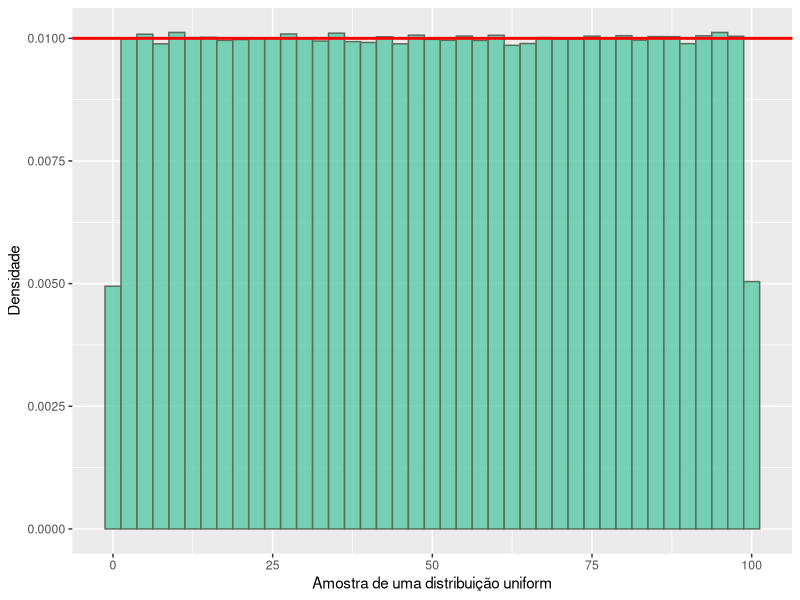
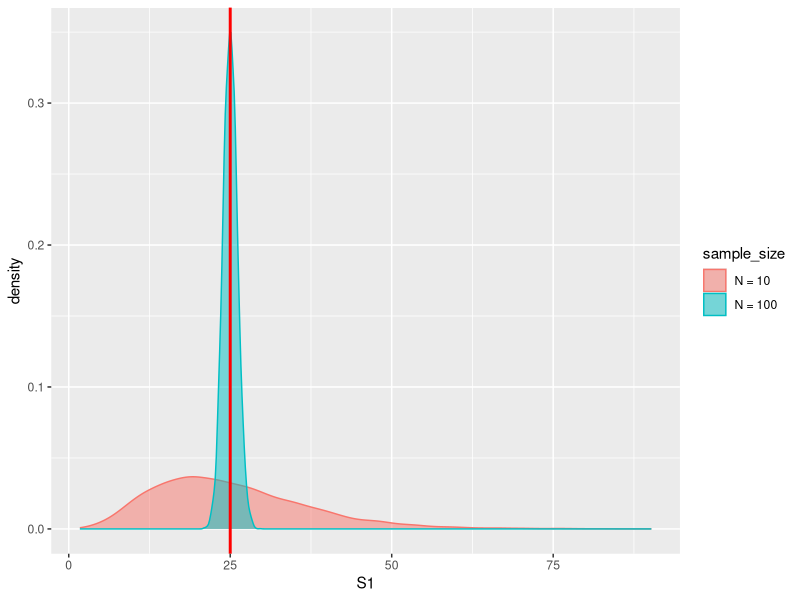
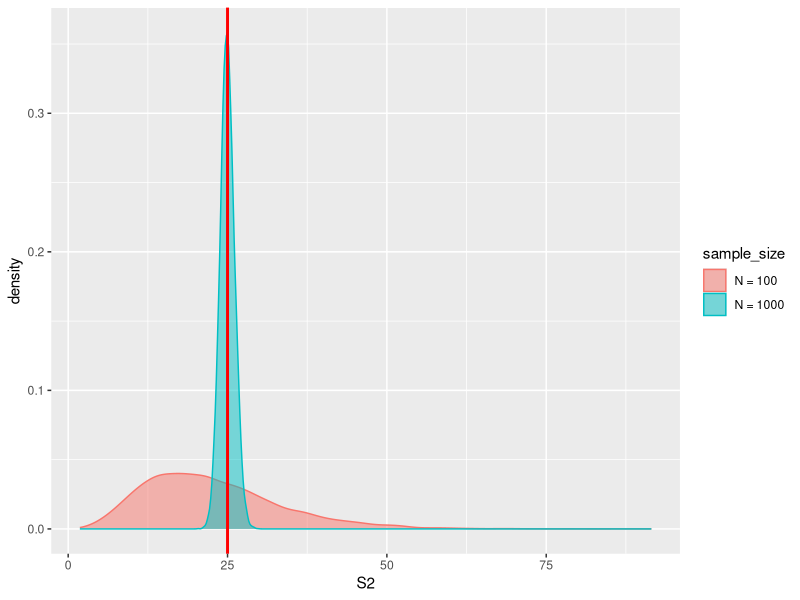

Write R code to recreate these figures, in order.
library(tidyverse)
a <-0; b <-100
pop_mean <- (a+b)/2 
pop_sd <- sqrt(((b-a)^2)/12)
mean_function <- function(x) mean(runif(x, a, b))

tibble(X = runif(n = 1000000, min = a, max = b)) %>% ggplot(aes(x = X, y = ..density..)) +
  geom_histogram(binwidth = 2.5, fill = rgb(89, 201, 165, maxColorValue = 255), alpha = .8, 
                 color = rgb(91, 108, 93, maxColorValue = 255)) +
  labs(x = "Amostra de uma distribuição uniform", y = "Densidade") +
  geom_hline(yintercept = 1/(b-a), color = "red", size = 1)

#### Estimadores da variância

mean_function <-function(x) mean(rnorm(n = x, 
                                       mean =  0, 
                                       sd =  5))

S1_function <-function(n) {
 amostra <- rnorm(n = n, mean =  0, sd =  5) 
 sum((amostra - mean(amostra))^2)/(n-1)
}

S2_function <-function(n) {
  amostra <- rnorm(n = n, mean =  0, sd =  5) 
  sum((amostra - mean(amostra))^2)/(n)
}

Replicas <-10000

amostra_S1_1 <-replicate(Replicas, {S1_function(10)})
amostra_S1_2 <-replicate(Replicas, {S1_function(1000)})

amostra_S2_1 <-replicate(Replicas, {S2_function(10)})
amostra_S2_2 <-replicate(Replicas, {S2_function(1000)})

base <- tibble(sample_size = rep(c("N = 10","N = 100"), 
                                 times = c(Replicas, Replicas)), 
               S1 = c(amostra_S1_1, amostra_S1_2))

base %>%  group_by(sample_size) %>% 
  summarise(`Réplicas` = n(), 
            Média = mean(S1), 
            Desvio = sd(S1)) %>%
  pull(Média)


base %>% 
  ggplot() + 
  geom_density(aes(x = S1, y = ..density.., 
                   color = sample_size, 
                   fill = sample_size), alpha = .5) +
  geom_vline(xintercept = 25, color = "red", size = 1)


#####

base <- tibble(sample_size = rep(c("N = 100","N = 1000"), 
                                 times = c(Replicas, Replicas)), 
               S2 = c(amostra_S2_1, amostra_S2_2))

base %>%  group_by(sample_size) %>% 
  summarise(`Réplicas` = n(), 
            Média = mean(S2), 
            Desvio = sd(S2)) %>%
  pull(Média)

base %>% 
  ggplot() + 
  geom_density(aes(x = S2, y = ..density.., 
                   color = sample_size, 
                   fill = sample_size), alpha = .5) +
  geom_vline(xintercept = 25, color = "red", size = 1)
